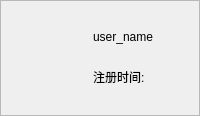
                    <widget class="QFrame" name="frame">
                     <property name="sizePolicy">
                      <sizepolicy hsizetype="Preferred" vsizetype="Preferred">
                       <horstretch>0</horstretch>
                       <verstretch>5</verstretch>
                      </sizepolicy>
                     </property>
                     <property name="frameShape">
                      <enum>QFrame::StyledPanel</enum>
                     </property>
                     <property name="frameShadow">
                      <enum>QFrame::Raised</enum>
                     </property>
                     <layout class="QHBoxLayout" name="horizontalLayout_46">
                      <item>
                       <widget class="QWidget" name="widget" native="true">
                        <property name="sizePolicy">
                         <sizepolicy hsizetype="Preferred" vsizetype="Preferred">
                          <horstretch>5</horstretch>
                          <verstretch>0</verstretch>
                         </sizepolicy>
                        </property>
                        <layout class="QGridLayout" name="gridLayout_2">
                         <item row="0" column="0">
                          <widget class="QLabel" name="label_38">
                           <property name="sizePolicy">
                            <sizepolicy hsizetype="Maximum" vsizetype="Maximum">
                             <horstretch>200</horstretch>
                             <verstretch>200</verstretch>
                            </sizepolicy>
                           </property>
                           <property name="maximumSize">
                            <size>
                             <width>125</width>
                             <height>125</height>
                            </size>
                           </property>
                           <property name="styleSheet">
                            <string notr="true"/>
                           </property>
                           <property name="text">
                            <string/>
                           </property>
                           <property name="pixmap">
                            <pixmap resource="../apprcc.qrc">:/pic/pic/Pink_Stained_Glass_JE3_BE3.png</pixmap>
                           </property>
                          </widget>
                         </item>
                        </layout>
                       </widget>
                      </item>
                      <item>
                       <widget class="QWidget" name="widget_12" native="true">
                        <property name="sizePolicy">
                         <sizepolicy hsizetype="Preferred" vsizetype="Preferred">
                          <horstretch>10</horstretch>
                          <verstretch>0</verstretch>
                         </sizepolicy>
                        </property>
                        <layout class="QVBoxLayout" name="verticalLayout_2">
                         <item>
                          <widget class="QWidget" name="widget_14" native="true">
                           <layout class="QHBoxLayout" name="horizontalLayout_49">
                            <item>
                             <widget class="QLabel" name="label_39">
                              <property name="text">
                               <string>user_name</string>
                              </property>
                             </widget>
                            </item>
                           </layout>
                          </widget>
                         </item>
                         <item>
                          <widget class="QWidget" name="widget_15" native="true">
                           <layout class="QHBoxLayout" name="horizontalLayout_47">
                            <item>
                             <widget class="QLabel" name="label_42">
                              <property name="text">
                               <string>注册时间:</string>
                              </property>
                             </widget>
                            </item>
                           </layout>
                          </widget>
                         </item>
                        </layout>
                       </widget>
                      </item>
                     </layout>
                    </widget>
